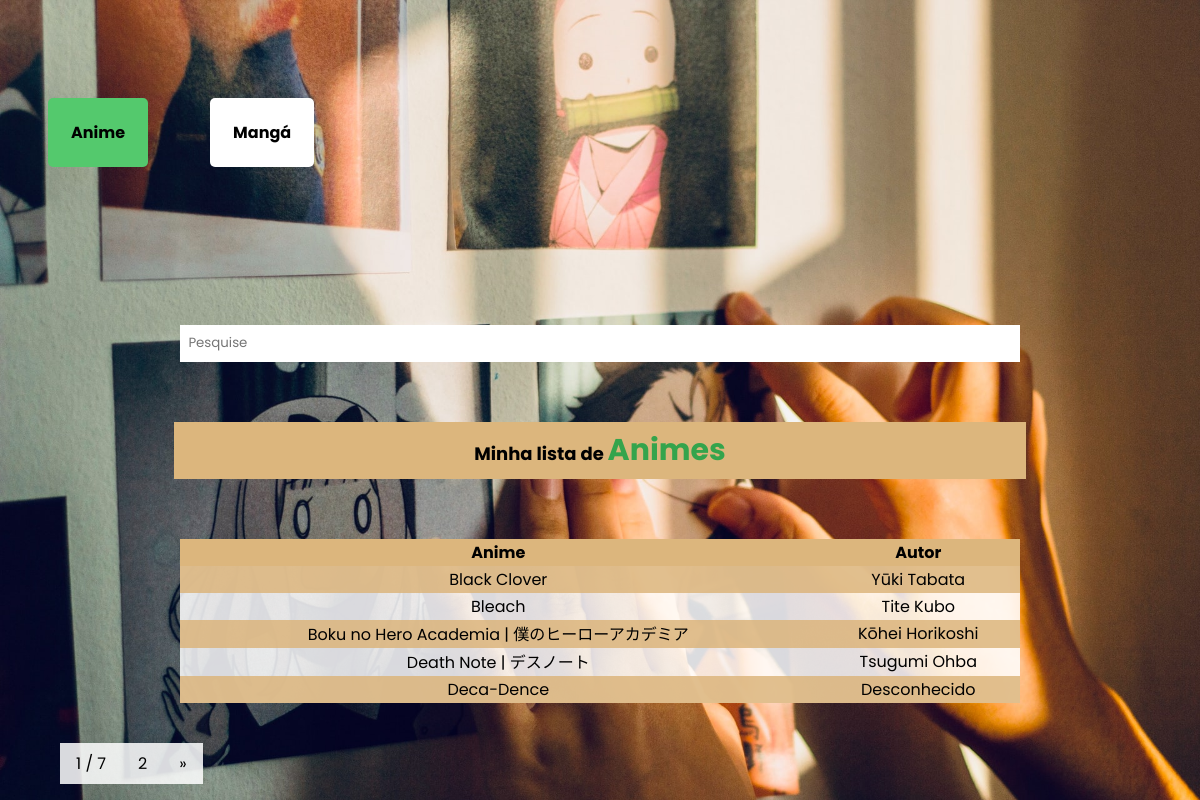
The page / on the database its author committed.
### anime/models.py (models this page shows, shortened)
class Anime(models.Model):
    nome = models.CharField(max_length=150)
    nome_alternativo = models.CharField(max_length=150, blank=True)
    ano_lancamento = models.DateField(default=timezone.now)
    autor = models.ForeignKey(Autor, on_delete=models.DO_NOTHING, default=4)
    estudio = models.ManyToManyField(Estudio)
    foto = models.ImageField(blank=True, upload_to='fotos/fotos_anime/%Y%m%d')
    '''def autores(self):
        return ','.join([autor.nome for autor in self.autor.all])'''

class Autor(models.Model):
    nome = models.CharField(max_length=100)
    def __str__(self):
        return self.nome

### anime/views.py (the view)
# urls.py: path('', views.index, name='index'),
def index(request):
    animes = Anime.objects.order_by('nome')
    paginator = Paginator(animes, 5)
    page = request.GET.get('p')
    animes = paginator.get_page(page)
    return render(request, 'animes/index.html', {
        'animes': animes
    })

### anime/templates/animes/index.html (shortened to what this page needs)
{% load static %}
<!DOCTYPE html>
<html lang="pt">
<head>
    <link rel="stylesheet" href="{% static './estilo_img/anime.css' %}">
</head>
<body>
    <nav>
        <a href="{% url 'index' %}" id="menu_anime">Anime</a>
        <a href="{% url 'manga' %}" id="menu_manga">Mangá</a>
    </nav>
    <div id="div_de_pesquisa">
        <form action="{% url 'busca' %}" method="get">
            <input type="search" name="termo" id="bara_de_pesquisa" placeholder="Pesquise">
        </form>
    </div>
    <p>Minha lista de <span>Animes</span></p>
    <table>
        <tr>
            <th>Anime</th>
            <th>Autor</th>
        </tr>
        {% for anime in animes %}
        <tr>
            <td><a href="{% url 'ver_detalhe' anime.id %}">{{ anime.nome }}</a></td>
            <td>{{ anime.autor }}</td>
        </tr>
        {% endfor %}
    </table>
    <div class="pagination">
        <a>{{ animes.number }} / {{ animes.paginator.num_pages }}</a>
        {% if animes.has_next %}
        <a href="?p={{ animes.next_page_number }}">{{ animes.next_page_number }}</a>
        <a href="?p={{ animes.next_page_number }}">&raquo;</a>
        {% endif %}
    </div>
</body>
</html>

### templates/static/estilo_img/anime.css (style rules this page uses)
* { font-family: 'Poppins', sans-serif; margin: 0; }
body { background-image: url(./imagens/haikkyu.jpg); background-color: #4b3e3eb2; background-repeat: no-repeat; background-attachment: fixed; background-size: cover; }
nav { margin: 10% auto 15% 4%; }
#menu_manga { margin-left: 05%; }
nav a { text-decoration: none; background-color: #ffffff; padding: 2%; border-radius: 5px; font-weight: bold; color: #000000; }
#menu_anime { background-color: #54C96D; }
#div_de_pesquisa { width: 100%; display: flex; }
form { margin: auto; width: 70%; }
input[type="search"] { border-style: none; width: 100%; padding: 1%; }
h1, p { background-color: rgba(220, 182, 125, 1); width: 70%; margin: 5% auto; padding: 0.5%; font-weight: bold; text-align: center; font-size: large; }
span { color: rgba(52, 164, 76, 1); font-size: 30px; }
table { width: 70%; margin: 3% auto 5vh auto; border-collapse: collapse;background-color: rgba(255, 255, 255, 0.85); }
td { text-align: center; }
tr a { text-decoration: none; color: #000000; }
th { background-color: rgba(220, 182, 125, 1); }
tr:nth-child(even) { background-color: rgba(220, 182, 125, 0.85); }
.pagination { display: inline-block; background-color:rgba(255, 255, 255, 0.85); margin: auto auto auto 5%; }
.pagination a { color: black; float: left; padding: 8px 16px; text-decoration: none; border: none; }
.pagination a:first-child { border-top-left-radius: 5px; border-bottom-left-radius: 5px; }
.pagination a:last-child { border-top-right-radius: 5px; border-bottom-right-radius: 5px; }

### rows shown on the page
Anime: nome "Black Clover", autor "Yūki Tabata"
Anime: nome "Bleach", autor "Tite Kubo"
Anime: nome "Boku no Hero Academia | 僕のヒーローアカデミア", autor "Kōhei Horikoshi"
Anime: nome "Death Note | デスノート", autor "Tsugumi Ohba"
Anime: nome "Deca-Dence", autor "Desconhecido"

### other values the page prints
{{ animes.number }} "1"
{{ animes.paginator.num_pages }} "7"
{{ animes.next_page_number }} "2"
